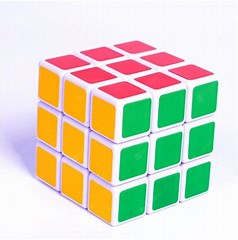
#> input picture host_computer_training/1.jpg, 238 x 240 px
$ python test.py
#> lines starting #> are read from the running program, lines starting #| are printed output that depends on the picture; after the words box and inside, x2 and y2 are one past the last pixel; in counts of white or black regions, pixels touching at a corner belong together
import cv2
import os

root_path = os.path.abspath(".")

if __name__ == "__main__":
    class_name="magic_cube"
    # detector = cv2.CascadeClassifier("cascade.xml")
    print(os.path.join(root_path,"training_set",class_name,"cascade.xml"))
    detector = cv2.CascadeClassifier('cascade.xml')
    # detector.load(os.path.join(root_path,"training_set",class_name,"cascade.xml"))

    img = cv2.imread("./1.jpg")
#> img is the input picture: shape (240, 238, 3); mean B, G, R 195.2, 214.5, 213.3
    rects = detector.detectMultiScale(img, scaleFactor=1.2, minNeighbors=3, minSize=(32, 32))
#> rects = [[79, 74, 90, 90], [7, 169, 63, 63]]
    if len(rects): # 大于0则检测到人脸
        for rect in rects: # 单独框出每一张人脸
            x, y, w, h = rect
            cv2.rectangle(img, (x, y), (x+w, y+h), (0, 255, 0), 2)
            print(rect)
#> this loop made 2 passes
#| [79 74 90 90]
#| [  7 169  63  63]
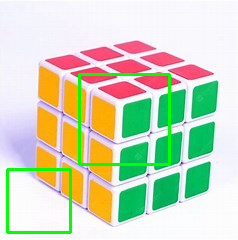
#> img: shape (240, 238, 3); 3.2% of pixels changed, all inside (x1, y1, x2, y2) = (6, 73, 171, 234)
    cv2.imshow("image", img) # 显示图像
    c = cv2.waitKey(10)
#> (key Esc is pressed here)

    cv2.waitKey(0)
    cv2.destroyAllWindows()
